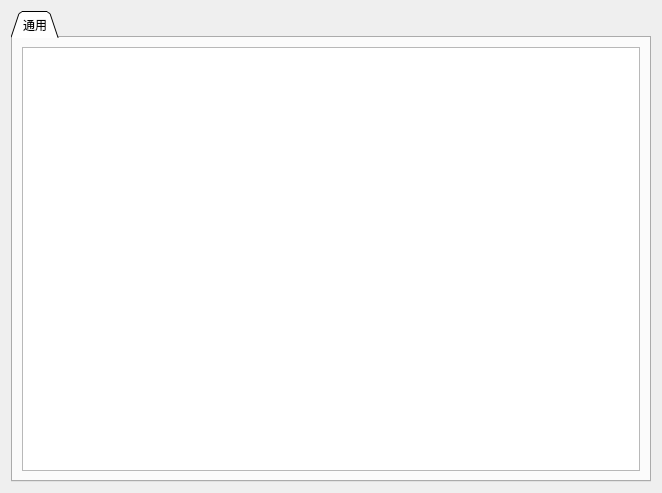
<?xml version="1.0" encoding="UTF-8"?>
<ui version="4.0">
 <class>PageAppPas</class>
 <widget class="QWidget" name="PageAppPas">
  <property name="geometry">
   <rect>
    <x>0</x>
    <y>0</y>
    <width>662</width>
    <height>493</height>
   </rect>
  </property>
  <property name="font">
   <font>
    <family>Roboto</family>
   </font>
  </property>
  <property name="windowTitle">
   <string>Form</string>
  </property>
  <layout class="QVBoxLayout" name="verticalLayout">
   <item>
    <widget class="QTabWidget" name="tabWidget">
     <property name="tabShape">
      <enum>QTabWidget::Triangular</enum>
     </property>
     <property name="currentIndex">
      <number>0</number>
     </property>
     <widget class="QWidget" name="tab">
      <attribute name="title">
       <string>通用</string>
      </attribute>
      <layout class="QVBoxLayout" name="verticalLayout_2">
       <item>
        <widget class="ParamTable" name="generalTab"/>
       </item>
      </layout>
     </widget>
    </widget>
   </item>
  </layout>
 </widget>
 <customwidgets>
  <customwidget>
   <class>ParamTable</class>
   <extends>QTableWidget</extends>
   <header>widgets/paramtable.h</header>
  </customwidget>
 </customwidgets>
 <resources/>
 <connections/>
</ui>
